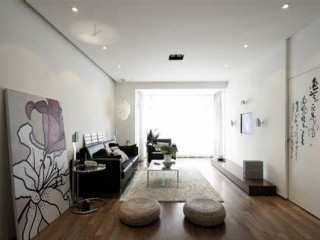
#> input picture managed_components/espressif__esp32-camera/test/pictures/test_inside.jpeg, 320 x 240 px
$ python convert_image.py ../managed_components/espressif__esp32-camera/test/pictures/test_inside.jpeg
#> lines starting #> are read from the running program, lines starting #| are printed output that depends on the picture; after the words box and inside, x2 and y2 are one past the last pixel; in counts of white or black regions, pixels touching at a corner belong together
#!/usr/bin/env python3
"""
Convert PNG image to LVGL C array format for monochrome displays
Requires: Pillow (pip install Pillow)
"""

import sys
import os
from PIL import Image
import argparse

def convert_to_lvgl_c_array(image_path, output_path, var_name):
    """Convert image to LVGL C array format for monochrome display"""
#> called with output_path = 'main/include/img_icon.h', var_name = 'img_icon'

    # Open and process the image
    img = Image.open(image_path)
#> img is the input picture: PIL image 320x240 RGB; mean R, G, B 156.3, 151.5, 145.6

    # Convert to grayscale first
    img = img.convert('L')
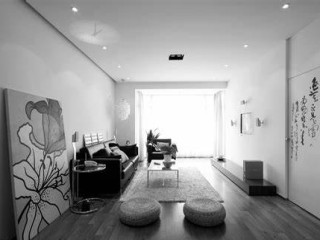
#> img: PIL image 320x240 L; min 0, max 255, mean 152.3

    # Resize to 128x64 if needed
    img = img.resize((128, 64), Image.Resampling.LANCZOS)
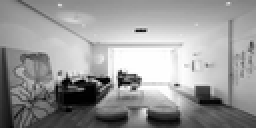
#> img: PIL image 128x64 L (shown 2 times larger); min 0, max 255, mean 152.3

    # Convert to 1-bit (monochrome)
    # Threshold at 128 - pixels darker than this become black (1), lighter become white (0)
    img = img.point(lambda p: 0 if p > 128 else 1, mode='1')
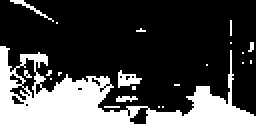
#> img: PIL image 128x64 1 (shown 2 times larger); 28.6% white; 22 white regions (18 under 20 px), largest, box (x1, y1, x2, y2) and area: (0, 23, 128, 64) 2160, (59, 35, 71, 44) 57, (5, 0, 27, 11) 38, (58, 48, 69, 51) 24

    width, height = img.size
#> width = 128; height = 64

    # Convert to byte array
    # LVGL expects data in rows, with each byte containing 8 horizontal pixels
    byte_array = []

    for y in range(height):
        for x in range(0, width, 8):
            byte_val = 0
            for bit in range(8):
                if x + bit < width:
                    pixel = img.getpixel((x + bit, y))
                    if pixel:  # If pixel is 1 (black)
                        byte_val |= (1 << (7 - bit))
            byte_array.append(byte_val)
#> after the loop, byte_array = 1024 values, max 255 at index 450, min 0 at index 2, mean 73.63

    # Generate C header file
    header_content = f"""/*
 * Generated from {os.path.basename(image_path)}
 * Size: {width}x{height} pixels
 * Format: Monochrome (1 bit per pixel)
 */

#ifndef {var_name.upper()}_H
#define {var_name.upper()}_H

#include "lvgl.h"

#define {var_name.upper()}_WIDTH {width}
#define {var_name.upper()}_HEIGHT {height}

/* Image data in LVGL format */
static const uint8_t {var_name}_data[] = {{
"""

    # Add the byte data
    for i, byte in enumerate(byte_array):
        if i % 16 == 0:
            header_content += "\n    "
        header_content += f"0x{byte:02X}"
        if i < len(byte_array) - 1:
            header_content += ", "
#> this loop made 1024 passes
#> byte on passes 1 to 3: 7, 240, 0

    header_content += f"""
}};

/* LVGL image descriptor for LVGL v8 */
static const lv_img_dsc_t {var_name} = {{
    .header.cf = LV_IMG_CF_ALPHA_1BIT,
    .header.always_zero = 0,
    .header.reserved = 0,
    .header.w = {width},
    .header.h = {height},
    .data_size = {len(byte_array)},
    .data = {var_name}_data,
}};

/* Declare the image for external use */
LV_IMG_DECLARE({var_name});

#endif /* {var_name.upper()}_H */
"""

    # Write to file
    with open(output_path, 'w') as f:
        f.write(header_content)

    print(f"Converted {image_path} -> {output_path}")
    print(f"Image size: {width}x{height}, Data size: {len(byte_array)} bytes")
#| Image size: 128x64, Data size: 1024 bytes

def main():
    parser = argparse.ArgumentParser(description='Convert image to LVGL C array format')
    parser.add_argument('input', help='Input image file (PNG, JPG, etc.)')
    parser.add_argument('-o', '--output', help='Output C header file')
    parser.add_argument('-n', '--name', default='img_icon', help='Variable name (default: img_icon)')

    args = parser.parse_args()

    if not args.output:
        # Generate output filename based on input
        base_name = os.path.splitext(os.path.basename(args.input))[0]
        args.output = f"main/include/{args.name}.h"

    # Ensure output directory exists
    os.makedirs(os.path.dirname(args.output), exist_ok=True)

    convert_to_lvgl_c_array(args.input, args.output, args.name)

if __name__ == "__main__":
    main()
